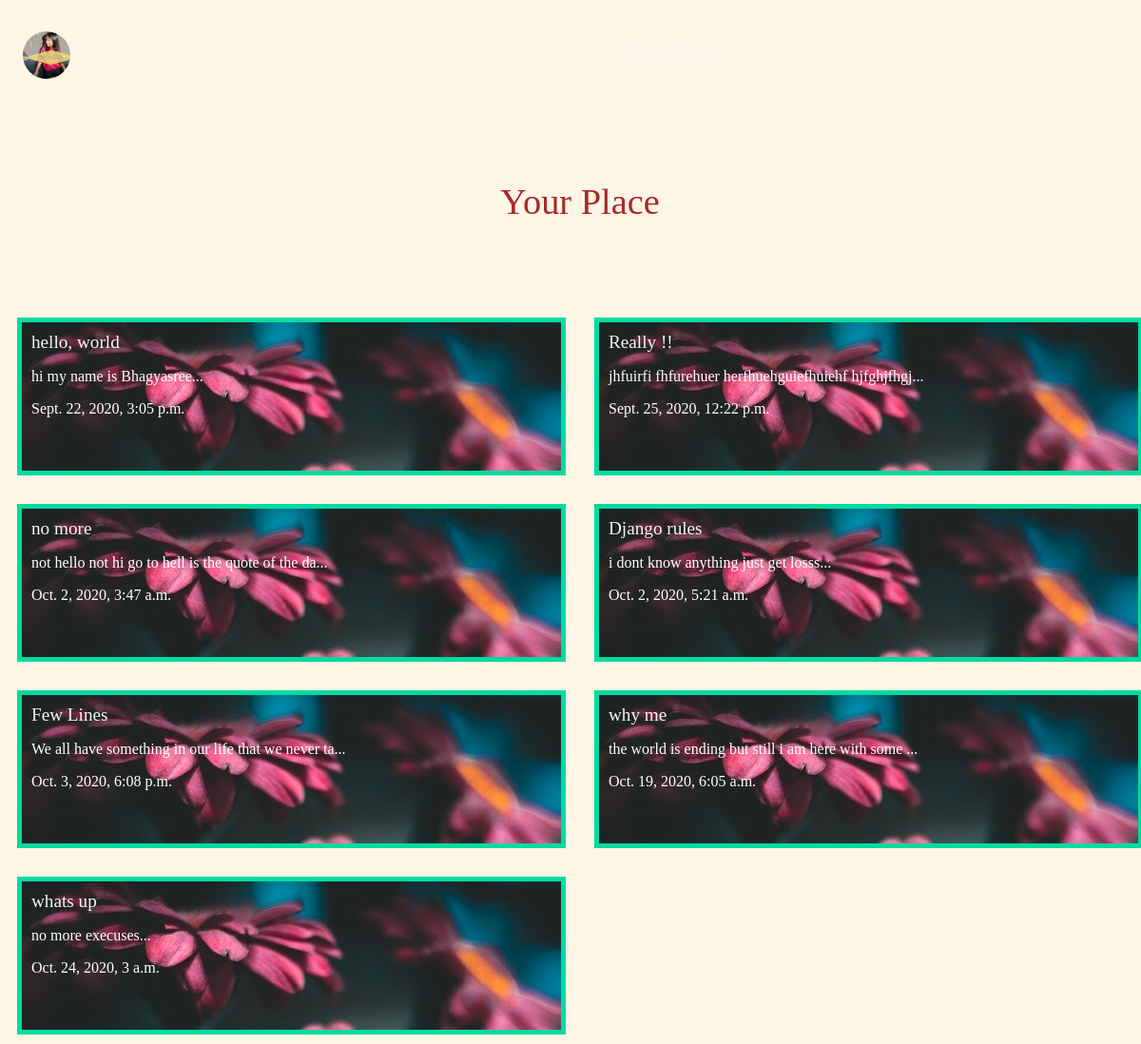
The app's page /, older data.
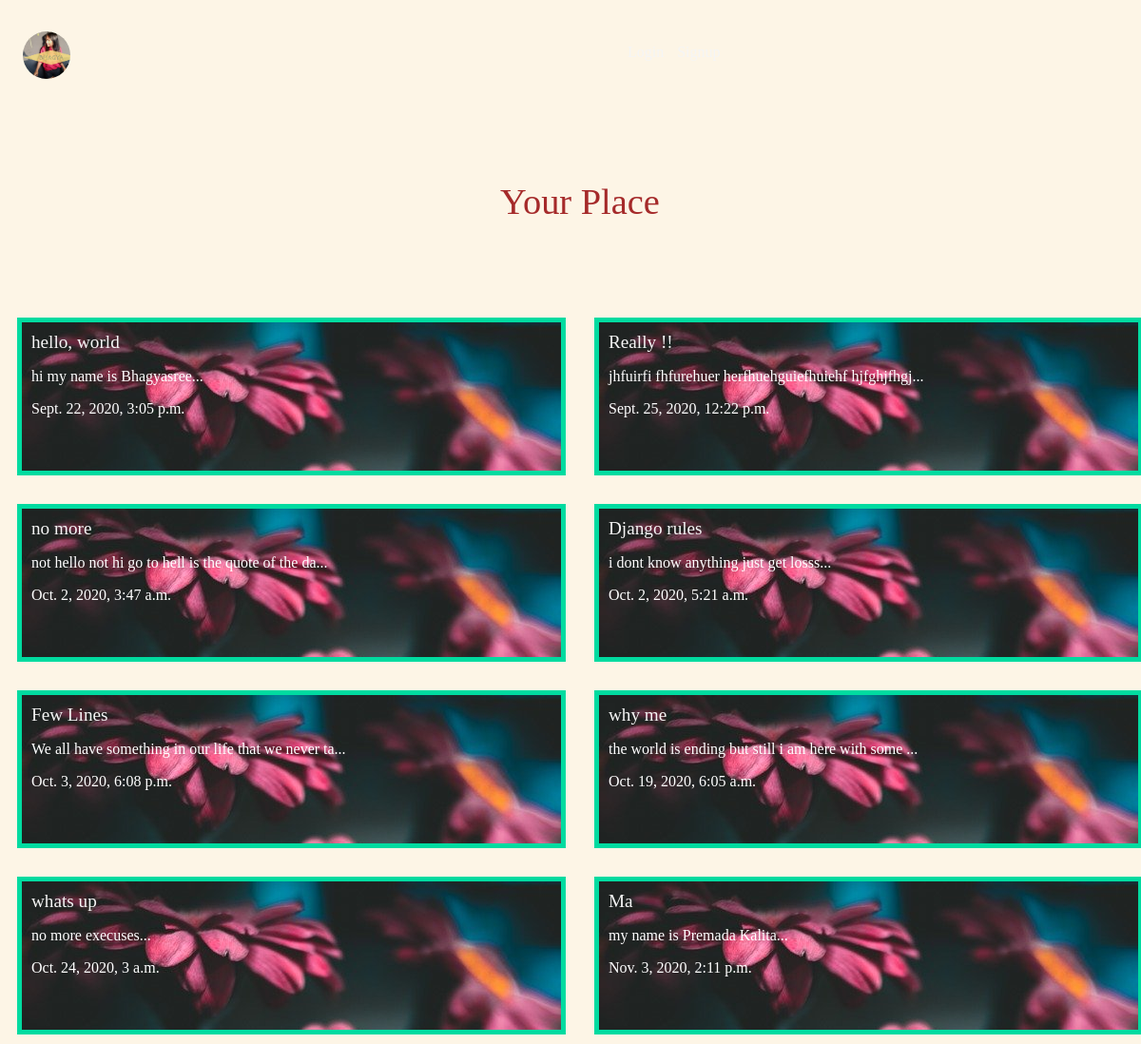
The same page, newer data.
### Articles/models.py (models this page shows, shortened)
class Article(models.Model):
    title = models.CharField(max_length=100)
    body = models.TextField()
    slug = models.SlugField()
    date = models.DateTimeField(auto_now_add=True)
    thumb = models.ImageField(default='default.png', blank=True)
    def snippet(self):
        return self.body[:50] + '...'

### Articles/views.py (the view)
# urls.py: path('', views.Articles, name="list"),
def Articles(request):
    articles = Article.objects.all().order_by('date')
    return render(request, 'Articles/Articles.html', {'articles': articles})

### Articles/templates/Articles/Articles.html
{% extends 'base.html' %} {% block content %}
<h1>Your Place</h1>
<div class="articles">
    {% for article in articles %}
    <div class="article">
        <h2><a href="{% url 'Articles:detail' slug=article.slug %}">{{ article.title }}</a> </h2>
        <p>{{ article.snippet }}</p>
        <p>{{ article.date }}</p>
    </div>
    {% endfor %}
</div>
{% endblock %}

Row changes from the older to the newer data that the page shows:
added Article: title "Ma", snippet "my name is Premada Kalita...", date "Nov. 3, 2020, 2:11 p.m."
